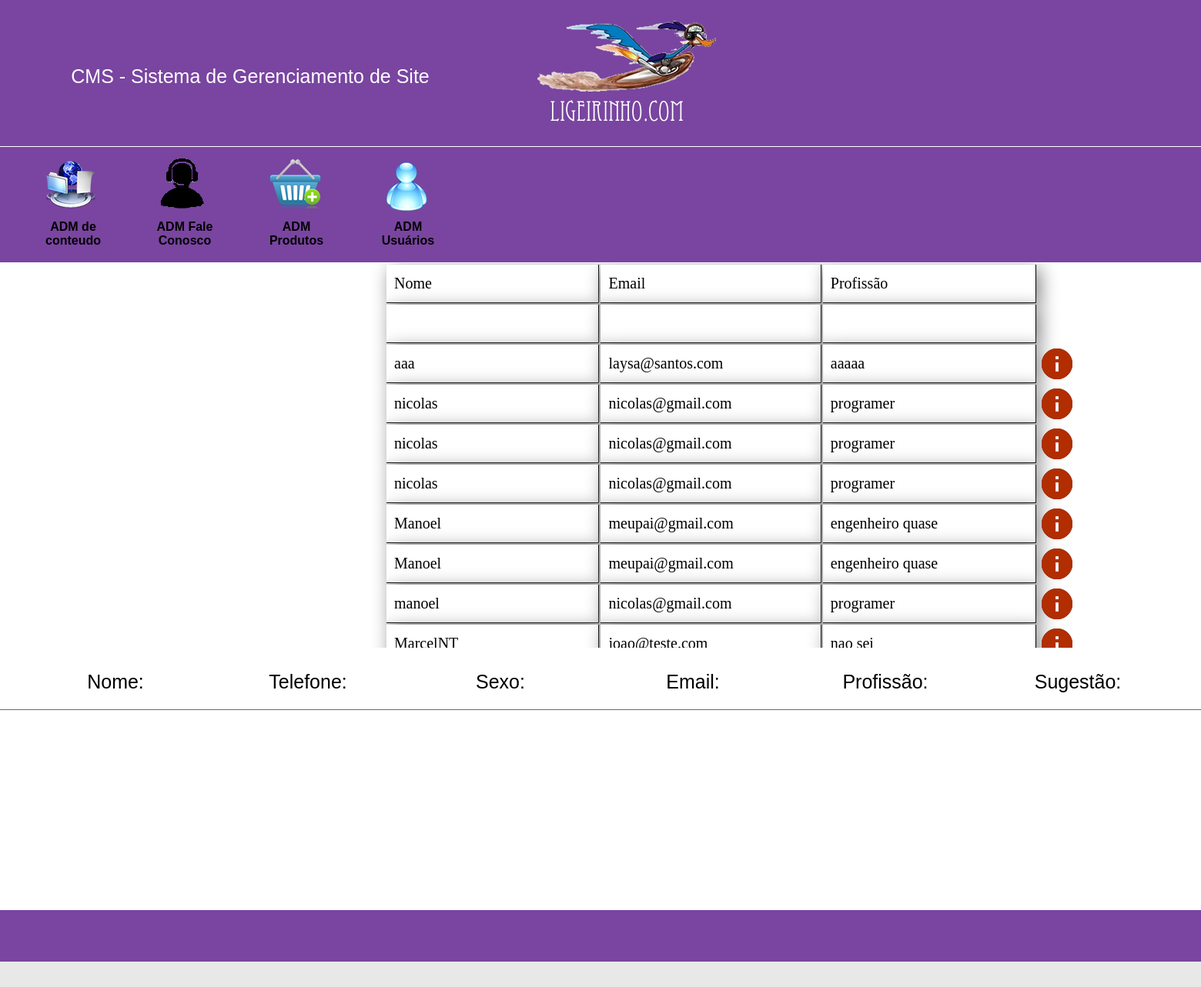
Page /CMS/admfale.php on the committed database.
### tables this page shows
CREATE TABLE `tblformulario` (
  `idformulario` int(11) NOT NULL AUTO_INCREMENT,
  `nome` varchar(50) NOT NULL,
  `telefone` varchar(20) NOT NULL,
  `dtNasc` date NOT NULL,
  `sexo` varchar(1) NOT NULL,
  `email` varchar(60) NOT NULL,
  `profissao` varchar(20) NOT NULL,
  `sugestao` text NOT NULL,
  PRIMARY KEY (`idformulario`)
);

### CMS/admfale.php (the view, shortened to what this page needs)
<html>
	<head>
		<link rel="stylesheet" type="text/css" href="css/styleadm.css">
	</head>
	<body>
		<div class="principal1">
			<header id="cabecalho">
				<div class="tituloadm">
					CMS - Sistema de Gerenciamento de Site
				</div>
				<div class="logoadm">
					<img src="Imagens/logou.png">
				</div>
			</header>
			<div id="menu">
				<nav >
					<div class="esquerda" >
						<div class="funcoes">
							<a href="admconteudo.php">
								<div class="icone">
									<img src="Imagens/conteudo.png">
								</div>
								<div class="titulofuncoes">
									ADM de conteudo
								</div>
							</a>
						</div>
						<div class="funcoes">
							<a href="admfale.php">
								<div class="icone">
									<img src="Imagens/contato.png">
								</div>
								<div class="titulofuncoes">
									ADM Fale Conosco
								</div>
							</a>
						</div>
						<div class="funcoes">
							<a href="admproduto.php">
								<div class="icone">
									<img src="Imagens/produto.png">
								</div>
								<div class="titulofuncoes">
									ADM Produtos
								</div>
							</a>
						</div>
						<div class="funcoes">
							<a href="admusuario.php">
								<div class="icone">
									<img src="Imagens/usuario.png">
								</div>
								<div class="titulofuncoes">
									ADM Usuários
								</div>
							</a>
						</div>
					</div>
				</nav>
			</div>
			<section id="conteudo10">
				<div class="contFaleConosco">
					<form name="frmFaleConosco" method="GET" action="admfale.php">
						<table>
							<tr>
								<td class="td21">Nome</td>
								<td class="td21">Email</td>
								<td class="td21">Profissão</td>
							</tr>
							<tr>
								<td class="td21"></td>
								<td class="td21"></td>
								<td class="td21"></td>
							</tr>
							<?php
								$sql = "select * from tblformulario";
								$select = mysql_query($sql);
								while($rs=mysql_fetch_array($select)){
							?>
							<tr>
								<td class="td21"><?php echo ($rs['nome']); ?></td>
								<td class="td21"><?php echo ($rs['email']); ?></td>
								<td class="td21"><?php echo ($rs['profissao']); ?></td>
								<td class="td201">
									<a href="admfale.php?modo=info&codigo=<?php echo($rs['idformulario']);?>">
									<img src="Imagens/info1.png">
									</a>
								</td>
							</tr>
							<?php
								}
							?>
						</table>
					</form>
				</div>
			</section>
			<div class="mostrarCadastros">
				<div class="aaa">
				</div>
				<div class="controladorFale">
					<div class="tituloFaleConosco">
						<div class="tituloFale">
							Nome:
						</div>
						<div class="tituloFale">
							Telefone:
						</div>
						<div class="tituloFale">
							Sexo:
						</div>
						<div class="tituloFale">
							Email:
						</div>
						<div class="tituloFale">
							Profissão:
						</div>
						<div class="tituloFale">
							Sugestão:
						</div>
					</div>
					<div class="selectInformações">
						<div class="contFale">
						</div>
						<div class="contFale">
						</div>
						<div class="contFale">
						</div>
						<div class="contFale">
						</div>
						<div class="contFale">
						</div>
						<div class="contSugestao">
						</div>
					</div>
				</div>
			</div>
			<footer id="rodape">
			</footer>
		</div>
	</body>
</html>

### CMS/css/styleadm.css (style rules this page uses)
body { padding:0px; margin:0px; background-color:rgba(211,211,211, 0.5); }
.principal1 { width:1900px; height:1250px; margin-left:auto; margin-right:auto; border:solid 0px black; background-color:rgba(75,0,130,0.7); }
#cabecalho { width:100%; height:190px; border-bottom:solid 1px white; }
.tituloadm { width:610px; height:100px; margin-top:85px; margin-left:20px; float:left; font-size:25px; font-family:arial; color:white; text-align:center; }
.logoadm { width:290px; height:150px; margin-top:15px; float:left; }
#menu { width:100%; height:150px; border-bottom:solid 1px white; }
.esquerda { width:620px; height:150px; float:left; }
.funcoes { width:100px; height:130px; float:left; margin-left:45px; margin-top:15px; }
.icone { width:100%; height:70px; }
.titulofuncoes { width:100%; height:40px; margin-top:10px; color:black; text-align:center; font-family:arial; font-weight:bold; }
a { text-decoration: none; color: #000; }
#conteudo10 { width:100%; height:500px; background-color:white; overflow:scroll; }
.mostrarCadastros { width:100%; height:340px; background-color:white; }
.aaa { width:100%; height:30px; background-color:white; }
#rodape { width:100%; height:200px; border-top:solid 1px white; height:100px; }
.td21 { width:280px; height:50px; border-right:solid 1px black; border-bottom:solid 1px black; font-family:consolas; box-shadow:5px 5px 25px grey; padding:10px; font-size:20px; background-color:white; }
.td201 { width:30px; }
.contFaleConosco { width:900px; height:300px; margin-left:auto; margin-right:auto; background-color:white; }
.contSugestao { width:400px; height:250px; background-color:white; float:left; font-size:18px; }
.controladorFale { width:100%; height:310px; background-color:white; }
.tituloFaleConosco { width:100%; height:50px; background-color:white; border-bottom:solid 1px #696969; }
.tituloFale { width:200px; height:50px; background-color:width; float:left; margin-left:50px; text-align:center; font-size:25px; font-family:arial; }
.contFale { width:200px; height:50px; background-color:width; float:left; margin-left:50px; text-align:center; font-size:20px; font-family:arial; color:#696969; }
.selectInformações { width:100%; height:240px; background-color:white; }

### rows in the picture
tblformulario: nome "aaa", email "laysa@santos.com", profissao "aaaaa"
tblformulario: nome "nicolas", email "nicolas@gmail.com", profissao "programer"
tblformulario: nome "nicolas", email "nicolas@gmail.com", profissao "programer"
tblformulario: nome "nicolas", email "nicolas@gmail.com", profissao "programer"
tblformulario: nome "Manoel", email "meupai@gmail.com", profissao "engenheiro quase"
tblformulario: nome "Manoel", email "meupai@gmail.com", profissao "engenheiro quase"
tblformulario: nome "manoel", email "nicolas@gmail.com", profissao "programer"
tblformulario: nome "MarcelNT", email "joao@teste.com", profissao "nao sei"
